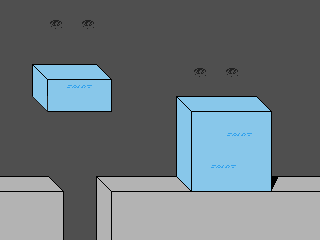

A level layout from a 2D game, rendered from its tile map. Below: a short description, then the map file with its tile-grid data intact:
An orthogonal 20x15 tile map with 16x16 px tiles, 1 tile layer (Tile Layer 1).

<map version="1.0" orientation="orthogonal" renderorder="right-down" width="20" height="15" tilewidth="16" tileheight="16">
 <tileset firstgid="1" name="tileset2" tilewidth="16" tileheight="16">
  <image source="tileset2.png" width="96" height="64" />
 </tileset>
 <layer name="Tile Layer 1" width="20" height="15">
  <data>
   <tile gid="17" />
   <tile gid="17" />
   <tile gid="17" />
   <tile gid="17" />
   <tile gid="17" />
   <tile gid="17" />
   <tile gid="17" />
   <tile gid="17" />
   <tile gid="17" />
   <tile gid="17" />
   <tile gid="17" />
   <tile gid="17" />
   <tile gid="17" />
   <tile gid="17" />
   <tile gid="17" />
   <tile gid="17" />
   <tile gid="17" />
   <tile gid="17" />
   <tile gid="17" />
   <tile gid="17" />
   <tile gid="17" />
   <tile gid="17" />
   <tile gid="17" />
   <tile gid="5" />
   <tile gid="17" />
   <tile gid="5" />
   <tile gid="17" />
   <tile gid="17" />
   <tile gid="17" />
   <tile gid="17" />
   <tile gid="17" />
   <tile gid="17" />
   <tile gid="17" />
   <tile gid="17" />
   <tile gid="17" />
   <tile gid="17" />
   <tile gid="17" />
   <tile gid="17" />
   <tile gid="17" />
   <tile gid="17" />
   <tile gid="17" />
   <tile gid="17" />
   <tile gid="17" />
   <tile gid="17" />
   <tile gid="17" />
   <tile gid="17" />
   <tile gid="17" />
   <tile gid="17" />
   <tile gid="17" />
   <tile gid="17" />
   <tile gid="17" />
   <tile gid="17" />
   <tile gid="17" />
   <tile gid="17" />
   <tile gid="17" />
   <tile gid="17" />
   <tile gid="17" />
   <tile gid="17" />
   <tile gid="17" />
   <tile gid="17" />
   <tile gid="17" />
   <tile gid="17" />
   <tile gid="17" />
   <tile gid="17" />
   <tile gid="17" />
   <tile gid="17" />
   <tile gid="17" />
   <tile gid="17" />
   <tile gid="17" />
   <tile gid="17" />
   <tile gid="17" />
   <tile gid="17" />
   <tile gid="17" />
   <tile gid="17" />
   <tile gid="17" />
   <tile gid="17" />
   <tile gid="17" />
   <tile gid="17" />
   <tile gid="17" />
   <tile gid="17" />
   <tile gid="17" />
   <tile gid="17" />
   <tile gid="8" />
   <tile gid="9" />
   <tile gid="9" />
   <tile gid="9" />
   <tile gid="10" />
   <tile gid="17" />
   <tile gid="17" />
   <tile gid="17" />
   <tile gid="17" />
   <tile gid="17" />
   <tile gid="5" />
   <tile gid="17" />
   <tile gid="5" />
   <tile gid="17" />
   <tile gid="17" />
   <tile gid="17" />
   <tile gid="17" />
   <tile gid="17" />
   <tile gid="17" />
   <tile gid="17" />
   <tile gid="14" />
   <tile gid="15" />
   <tile gid="3" />
   <tile gid="4" />
   <tile gid="16" />
   <tile gid="17" />
   <tile gid="17" />
   <tile gid="17" />
   <tile gid="17" />
   <tile gid="17" />
   <tile gid="17" />
   <tile gid="17" />
   <tile gid="17" />
   <tile gid="17" />
   <tile gid="17" />
   <tile gid="17" />
   <tile gid="17" />
   <tile gid="17" />
   <tile gid="17" />
   <tile gid="17" />
   <tile gid="1" />
   <tile gid="21" />
   <tile gid="21" />
   <tile gid="21" />
   <tile gid="22" />
   <tile gid="17" />
   <tile gid="17" />
   <tile gid="17" />
   <tile gid="17" />
   <tile gid="8" />
   <tile gid="9" />
   <tile gid="9" />
   <tile gid="9" />
   <tile gid="9" />
   <tile gid="10" />
   <tile gid="17" />
   <tile gid="17" />
   <tile gid="17" />
   <tile gid="17" />
   <tile gid="17" />
   <tile gid="17" />
   <tile gid="17" />
   <tile gid="17" />
   <tile gid="17" />
   <tile gid="17" />
   <tile gid="17" />
   <tile gid="17" />
   <tile gid="17" />
   <tile gid="17" />
   <tile gid="14" />
   <tile gid="15" />
   <tile gid="15" />
   <tile gid="15" />
   <tile gid="15" />
   <tile gid="16" />
   <tile gid="17" />
   <tile gid="17" />
   <tile gid="17" />
   <tile gid="17" />
   <tile gid="17" />
   <tile gid="17" />
   <tile gid="17" />
   <tile gid="17" />
   <tile gid="17" />
   <tile gid="17" />
   <tile gid="17" />
   <tile gid="17" />
   <tile gid="17" />
   <tile gid="17" />
   <tile gid="14" />
   <tile gid="15" />
   <tile gid="15" />
   <tile gid="3" />
   <tile gid="4" />
   <tile gid="16" />
   <tile gid="17" />
   <tile gid="17" />
   <tile gid="17" />
   <tile gid="17" />
   <tile gid="17" />
   <tile gid="17" />
   <tile gid="17" />
   <tile gid="17" />
   <tile gid="17" />
   <tile gid="17" />
   <tile gid="17" />
   <tile gid="17" />
   <tile gid="17" />
   <tile gid="17" />
   <tile gid="14" />
   <tile gid="15" />
   <tile gid="15" />
   <tile gid="15" />
   <tile gid="15" />
   <tile gid="16" />
   <tile gid="17" />
   <tile gid="17" />
   <tile gid="17" />
   <tile gid="17" />
   <tile gid="17" />
   <tile gid="17" />
   <tile gid="17" />
   <tile gid="17" />
   <tile gid="17" />
   <tile gid="17" />
   <tile gid="17" />
   <tile gid="17" />
   <tile gid="17" />
   <tile gid="17" />
   <tile gid="14" />
   <tile gid="15" />
   <tile gid="3" />
   <tile gid="4" />
   <tile gid="15" />
   <tile gid="16" />
   <tile gid="17" />
   <tile gid="17" />
   <tile gid="17" />
   <tile gid="6" />
   <tile gid="6" />
   <tile gid="6" />
   <tile gid="24" />
   <tile gid="17" />
   <tile gid="17" />
   <tile gid="12" />
   <tile gid="6" />
   <tile gid="6" />
   <tile gid="6" />
   <tile gid="6" />
   <tile gid="20" />
   <tile gid="21" />
   <tile gid="21" />
   <tile gid="21" />
   <tile gid="21" />
   <tile gid="22" />
   <tile gid="23" />
   <tile gid="6" />
   <tile gid="6" />
   <tile gid="11" />
   <tile gid="11" />
   <tile gid="11" />
   <tile gid="18" />
   <tile gid="17" />
   <tile gid="17" />
   <tile gid="13" />
   <tile gid="11" />
   <tile gid="11" />
   <tile gid="11" />
   <tile gid="11" />
   <tile gid="11" />
   <tile gid="11" />
   <tile gid="11" />
   <tile gid="11" />
   <tile gid="11" />
   <tile gid="11" />
   <tile gid="11" />
   <tile gid="11" />
   <tile gid="11" />
   <tile gid="11" />
   <tile gid="11" />
   <tile gid="11" />
   <tile gid="18" />
   <tile gid="17" />
   <tile gid="17" />
   <tile gid="13" />
   <tile gid="11" />
   <tile gid="11" />
   <tile gid="11" />
   <tile gid="11" />
   <tile gid="11" />
   <tile gid="11" />
   <tile gid="11" />
   <tile gid="11" />
   <tile gid="11" />
   <tile gid="11" />
   <tile gid="11" />
   <tile gid="11" />
   <tile gid="11" />
   <tile gid="11" />
   <tile gid="11" />
   <tile gid="11" />
   <tile gid="18" />
   <tile gid="17" />
   <tile gid="17" />
   <tile gid="13" />
   <tile gid="11" />
   <tile gid="11" />
   <tile gid="11" />
   <tile gid="11" />
   <tile gid="11" />
   <tile gid="11" />
   <tile gid="11" />
   <tile gid="11" />
   <tile gid="11" />
   <tile gid="11" />
   <tile gid="11" />
   <tile gid="11" />
   <tile gid="11" />
  </data>
 </layer>
</map>